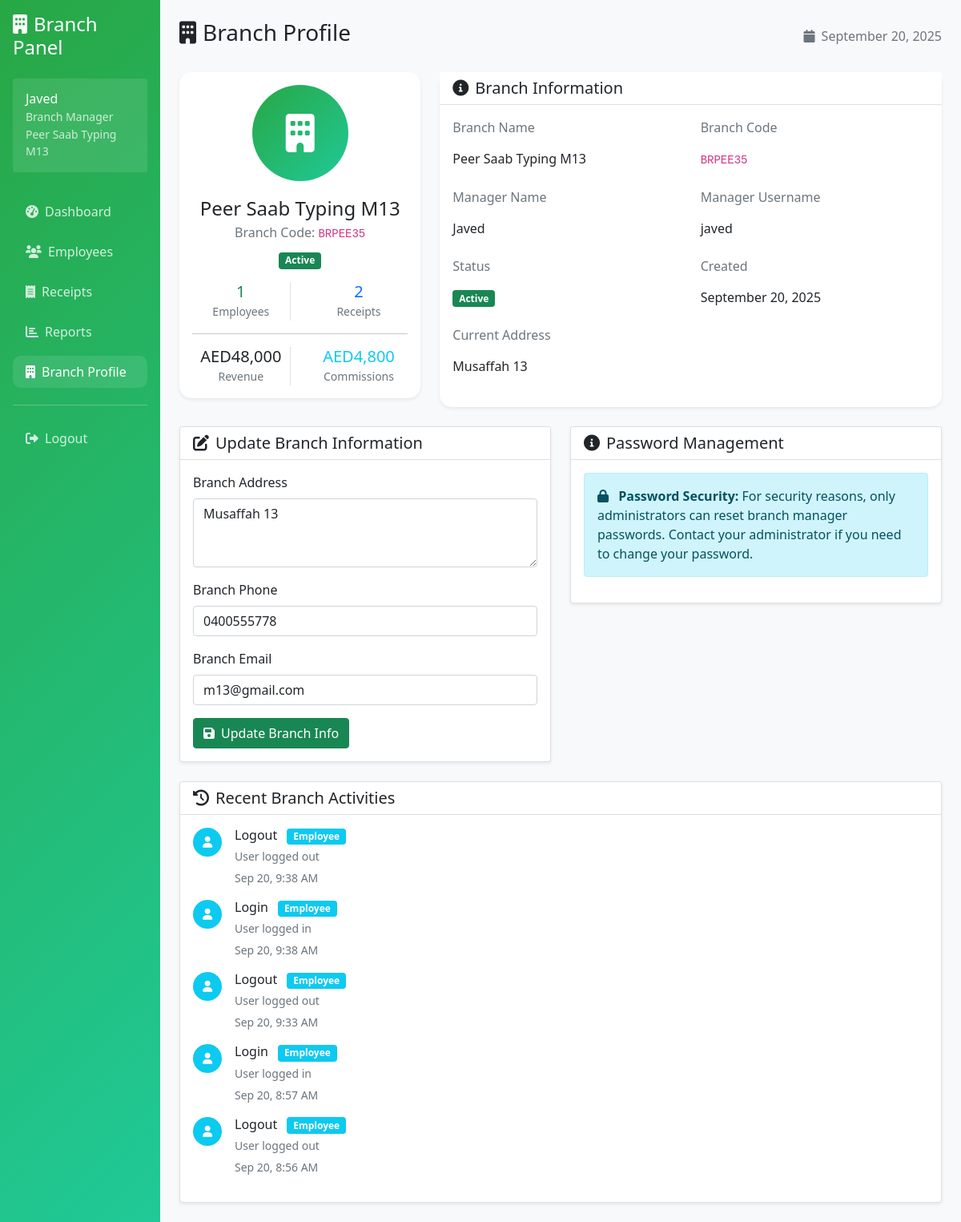
Page /branch/profile.php (signed in) on the committed database.
### tables this page shows
CREATE TABLE branches (
            id INTEGER PRIMARY KEY AUTOINCREMENT,
            branch_name VARCHAR(100) NOT NULL,
            branch_code VARCHAR(20) UNIQUE NOT NULL,
            address TEXT,
            phone VARCHAR(20),
            email VARCHAR(100),
            manager_username VARCHAR(50) UNIQUE NOT NULL,
            manager_password VARCHAR(255) NOT NULL,
            manager_full_name VARCHAR(100) NOT NULL,
            status TEXT DEFAULT 'active' CHECK (status IN ('active', 'inactive')),
            created_at DATETIME DEFAULT CURRENT_TIMESTAMP
        );

CREATE TABLE settings (
            id INTEGER PRIMARY KEY AUTOINCREMENT,
            setting_key VARCHAR(100) UNIQUE NOT NULL,
            setting_value TEXT,
            updated_at DATETIME DEFAULT CURRENT_TIMESTAMP
        );

CREATE TABLE activity_logs (
            id INTEGER PRIMARY KEY AUTOINCREMENT,
            user_type TEXT NOT NULL CHECK (user_type IN ('admin', 'branch', 'employee')),
            user_id INTEGER NOT NULL,
            action VARCHAR(100) NOT NULL,
            description TEXT,
            ip_address VARCHAR(45),
            created_at DATETIME DEFAULT CURRENT_TIMESTAMP
        );

### branch/profile.php (the view, shortened to what the rows shown need)
<?php
require_once '../config/database.php';
require_once '../includes/auth.php';
$database = new Database();
$auth = new Auth($database);
$auth->requireRole(['branch']);
$user_info = $auth->getUserInfo();
$db = $database->getConnection();
$stmt = $db->prepare("SELECT * FROM branches WHERE id = ?");
$stmt->execute([$user_info['id']]);
$branch_info = $stmt->fetch(PDO::FETCH_ASSOC);
$stmt = $db->query("SELECT setting_value FROM settings WHERE setting_key = 'currency' LIMIT 1");
$currency_result = $stmt->fetch(PDO::FETCH_ASSOC);
$currency = $currency_result ? $currency_result['setting_value'] : 'USD';
$stmt = $db->prepare("SELECT
    COUNT(DISTINCT e.id) as total_employees,
    COUNT(DISTINCT r.id) as total_receipts,
    COALESCE(SUM(r.total_amount), 0) as total_revenue,
    COALESCE(SUM(r.total_commission), 0) as total_commission
    FROM branches b
    LEFT JOIN employees e ON b.id = e.branch_id AND e.status = 'active'
    LEFT JOIN receipts r ON b.id = r.branch_id
    WHERE b.id = ?");
$stmt->execute([$user_info['id']]);
$stats = $stmt->fetch(PDO::FETCH_ASSOC);
$stmt = $db->prepare("SELECT al.*, e.full_name as user_name
    FROM activity_logs al
    LEFT JOIN employees e ON al.user_type = 'employee' AND al.user_id = e.id
    WHERE (al.user_type = 'branch' AND al.user_id = ?) OR
          (al.user_type = 'employee' AND al.user_id IN (SELECT id FROM employees WHERE branch_id = ?))
    ORDER BY al.created_at DESC LIMIT 5");
$stmt->execute([$user_info['id'], $user_info['id']]);
$recent_activities = $stmt->fetchAll(PDO::FETCH_ASSOC);
?>
<!DOCTYPE html>
<html lang="en">
<head>
    <link href="https://cdn.jsdelivr.net/npm/bootstrap@5.1.3/dist/css/bootstrap.min.css" rel="stylesheet">
    <link href="https://cdnjs.cloudflare.com/ajax/libs/font-awesome/6.0.0/css/all.min.css" rel="stylesheet">
</head>
<body>
    <div class="container-fluid">
        <div class="row">
            <div class="col-md-3 col-lg-2 sidebar p-3">
                <div class="user-info bg-white bg-opacity-10 rounded p-3 mb-4">
                    <div>
                        <h6 class="mb-0"><?= htmlspecialchars($user_info['full_name']) ?></h6>
                        <small class="opacity-75">Branch Manager</small>
                        <div class="small opacity-75"><?= htmlspecialchars($branch_info['branch_name']) ?></div>
                    </div>
                </div>
            </div>
            <div class="col-md-9 col-lg-10 p-4">
                <div class="d-flex justify-content-between align-items-center mb-4">
                    <h1 class="h3"><i class="fas fa-building me-2"></i>Branch Profile</h1>
                </div>
                <div class="row">
                    <div class="col-lg-4 mb-4">
                        <div class="card info-card shadow-sm">
                            <div class="card-body text-center">
                                <div class="profile-avatar">
                                    <i class="fas fa-building"></i>
                                </div>
                                <h4 class="mb-1"><?= htmlspecialchars($branch_info['branch_name']) ?></h4>
                                <p class="text-muted mb-2">Branch Code: <code><?= htmlspecialchars($branch_info['branch_code']) ?></code></p>
                                <p class="text-muted mb-3">
                                    <span class="badge bg-<?= $branch_info['status'] === 'active' ? 'success' : 'danger' ?>">
                                        <?= ucfirst($branch_info['status']) ?>
                                    </span>
                                </p>
                                <div class="row text-center">
                                    <div class="col-6">
                                    </div>
                                    <div class="col-6">
                                    </div>
                                </div>
                                <hr>
                                <div class="row text-center">
                                    <div class="col-6">
                                        <div class="border-end">
                                            <h5 class="mb-0"><?= $currency ?><?= number_format($stats['total_revenue'], 0) ?></h5>
                                            <small class="text-muted">Revenue</small>
                                        </div>
                                    </div>
                                    <div class="col-6">
                                        <h5 class="mb-0 text-info"><?= $currency ?><?= number_format($stats['total_commission'], 0) ?></h5>
                                        <small class="text-muted">Commissions</small>
                                    </div>
                                </div>
                            </div>
                        </div>
                    </div>
                    <div class="col-lg-8 mb-4">
                        <div class="card info-card shadow-sm">
                            <div class="card-body">
                                <div class="row">
                                    <div class="col-md-6 mb-3">
                                        <label class="form-label text-muted">Branch Name</label>
                                        <div class="form-control-plaintext"><?= htmlspecialchars($branch_info['branch_name']) ?></div>
                                    </div>
                                    <div class="col-md-6 mb-3">
                                        <div class="form-control-plaintext"><code><?= htmlspecialchars($branch_info['branch_code']) ?></code></div>
                                    </div>
                                    <div class="col-md-6 mb-3">
                                        <label class="form-label text-muted">Manager Name</label>
                                        <div class="form-control-plaintext"><?= htmlspecialchars($branch_info['manager_full_name']) ?></div>
                                    </div>
                                    <div class="col-md-6 mb-3">
                                        <label class="form-label text-muted">Manager Username</label>
                                        <div class="form-control-plaintext"><?= htmlspecialchars($branch_info['manager_username']) ?></div>
                                    </div>
                                    <div class="col-md-6 mb-3">
                                        <div class="form-control-plaintext">
                                            <span class="badge bg-<?= $branch_info['status'] === 'active' ? 'success' : 'danger' ?>">
                                                <?= ucfirst($branch_info['status']) ?>
                                            </span>
                                        </div>
                                    </div>
                                    <div class="col-md-6 mb-3">
                                        <label class="form-label text-muted">Created</label>
                                        <div class="form-control-plaintext"><?= date('F j, Y', strtotime($branch_info['created_at'])) ?></div>
                                    </div>
                                    <div class="col-12 mb-3">
                                        <label class="form-label text-muted">Current Address</label>
                                        <div class="form-control-plaintext"><?= htmlspecialchars($branch_info['address'] ?: 'Not specified') ?></div>
                                    </div>
                                </div>
                            </div>
                        </div>
                    </div>
                </div>
                <div class="row">
                    <div class="col-lg-6 mb-4">
                        <div class="card shadow-sm">
                            <div class="card-body">
                                <form method="POST">
                                    <div class="mb-3">
                                        <label for="address" class="form-label">Branch Address</label>
                                        <textarea class="form-control" id="address" name="address" rows="3"><?= htmlspecialchars($branch_info['address'] ?? '') ?></textarea>
                                    </div>
                                    <div class="mb-3">
                                        <label for="phone" class="form-label">Branch Phone</label>
                                        <input type="tel" class="form-control" id="phone" name="phone" value="<?= htmlspecialchars($branch_info['phone'] ?? '') ?>">
                                    </div>
                                    <div class="mb-3">
                                        <label for="email" class="form-label">Branch Email</label>
                                        <input type="email" class="form-control" id="email" name="email" value="<?= htmlspecialchars($branch_info['email'] ?? '') ?>">
                                    </div>
                                </form>
                            </div>
                        </div>
                    </div>
                </div>
                <?php if (!empty($recent_activities)): ?>
                    <div class="row">
                        <div class="col-12">
                            <div class="card shadow-sm">
                                <div class="card-body">
                                    <div class="activity-feed">
                                        <?php foreach ($recent_activities as $activity): ?>
                                            <div class="d-flex mb-3">
                                                <div class="flex-shrink-0">
                                                    <div class="avatar bg-<?=
                                                        $activity['user_type'] === 'branch' ? 'success' : 'info'
                                                    ?> text-white rounded-circle d-flex align-items-center justify-content-center" style="width: 36px; height: 36px; font-size: 14px;">
                                                        <i class="fas fa-<?=
                                                            $activity['user_type'] === 'branch' ? 'building' : 'user'
                                                        ?>"></i>
                                                    </div>
                                                </div>
                                                <div class="flex-grow-1 ms-3">
                                                    <h6 class="mb-1">
                                                        <?= htmlspecialchars($activity['action']) ?>
                                                        <span class="badge bg-<?=
                                                            $activity['user_type'] === 'branch' ? 'success' : 'info'
                                                        ?> ms-2">
                                                            <?= ucfirst($activity['user_type']) ?>
                                                        </span>
                                                    </h6>
                                                    <p class="mb-1 small text-muted"><?= htmlspecialchars($activity['description']) ?></p>
                                                    <small class="text-muted">
                                                        <?= date('M j, g:i A', strtotime($activity['created_at'])) ?>
                                                    </small>
                                                </div>
                                            </div>
                                        <?php endforeach; ?>
                                    </div>
                                </div>
                            </div>
                        </div>
                    </div>
                <?php endif; ?>
            </div>
        </div>
    </div>
</body>
</html>

### rows in the picture
branches: manager_full_name "Javed", branch_name "Peer Saab Typing M13", branch_code "BRPEE35", status "Active", manager_username "javed", created_at "September 20, 2025", address "Musaffah 13", phone "0400555778", email "m13@gmail.com"
settings: setting_value "AED"
activity_logs: action "Logout", user_type "Employee", description "User logged out", created_at "Sep 20, 9:38 AM"
activity_logs: action "Login", user_type "Employee", description "User logged in", created_at "Sep 20, 9:38 AM"
activity_logs: action "Logout", user_type "Employee", description "User logged out", created_at "Sep 20, 9:33 AM"
activity_logs: action "Login", user_type "Employee", description "User logged in", created_at "Sep 20, 8:57 AM"
activity_logs: action "Logout", user_type "Employee", description "User logged out", created_at "Sep 20, 8:56 AM"

### other values in the picture
$stats['total_employees'] "1"
$stats['total_receipts'] "2"
$stats['total_revenue'] "48,000"
$stats['total_commission'] "4,800"
